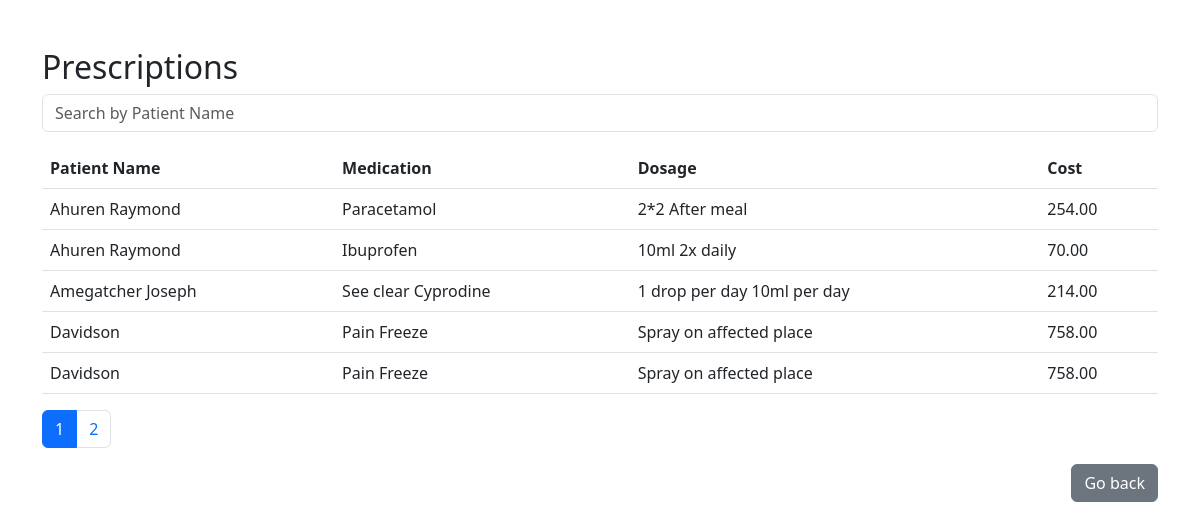
Screenshot of /dashboard/doctors/view_prescription.php (signed in) with the database file from the repository.
### tables this page shows
CREATE TABLE `prescriptions` (
  `id` int(11) NOT NULL,
  `doctor_id` int(11) NOT NULL,
  `patient_id` varchar(255) NOT NULL,
  `medication` varchar(255) NOT NULL,
  `dosage` varchar(100) NOT NULL,
  `cost` decimal(10,2) NOT NULL,
  `created_at` timestamp NOT NULL DEFAULT current_timestamp()
);

CREATE TABLE `patients` (
  `id` int(11) NOT NULL,
  `fullname` varchar(255) NOT NULL,
  `email` varchar(255) NOT NULL,
  `phone` varchar(20) NOT NULL,
  `date_of_birth` date NOT NULL,
  `gender` enum('Male','Female','Other') NOT NULL,
  `address` varchar(650) DEFAULT NULL,
  `location` varchar(255) DEFAULT NULL,
  `password` varchar(255) NOT NULL,
  `status` varchar(20) DEFAULT 'unconfirmed'
);

### dashboard/doctors/view_prescription.php (the view, shortened to what this page needs)
<?php
require_once "../../config/db.php";
$doctor_id = $_SESSION["id"];
$itemsPerPage = 5;
$page = isset($_GET['page']) ? $_GET['page'] : 1;
$sql = "SELECT p.id, pat.fullname AS patient_name, p.medication, p.dosage, p.cost
        FROM prescriptions p
        INNER JOIN patients pat ON p.patient_id = pat.id
        WHERE p.doctor_id = ?
        LIMIT $itemsPerPage OFFSET " . (($page - 1) * $itemsPerPage);
$result = mysqli_prepare($connection, $sql);
mysqli_stmt_bind_param($result, "i", $doctor_id);
mysqli_stmt_execute($result);
$result = mysqli_stmt_get_result($result);
?>
<!DOCTYPE html>
<html lang="en">
<head>
    <link rel="stylesheet" href="https://cdn.jsdelivr.net/npm/bootstrap@5.3.0/dist/css/bootstrap.min.css">
</head>
<body>
    <div class="container mt-5">
        <h2>Prescriptions</h2>
        <input type="text" class="form-control mb-3" id="searchInput" placeholder="Search by Patient Name">
        <?php if (mysqli_num_rows($result) > 0) : ?>
            <table class="table">
                <thead>
                    <tr>
                        <th>Patient Name</th>
                        <th>Medication</th>
                        <th>Dosage</th>
                        <th>Cost</th>
                    </tr>
                </thead>
                <tbody>
                    <?php while ($row = mysqli_fetch_assoc($result)) : ?>
                        <tr>
                            <td><?php echo $row['patient_name']; ?></td>
                            <td><?php echo $row['medication']; ?></td>
                            <td><?php echo $row['dosage']; ?></td>
                            <td><?php echo $row['cost']; ?></td>
                        </tr>
                    <?php endwhile; ?>
                </tbody>
            </table>
            <nav aria-label="Page navigation">
                <ul class="pagination">
                    <?php
                    $totalPages = ceil(mysqli_num_rows(mysqli_query($connection, "SELECT id FROM prescriptions WHERE doctor_id = $doctor_id")) / $itemsPerPage);
                    for ($i = 1; $i <= $totalPages; $i++) :
                    ?>
                        <li class="page-item <?php if ($i == $page) echo 'active'; ?>"><a class="page-link" href="?page=<?php echo $i; ?>"><?php echo $i; ?></a></li>
                    <?php endfor; ?>
                </ul>
            </nav>
        <?php else : ?>
            <p>No prescriptions found.</p>
        <?php endif; ?>
        <p class="text-end"><a href="./doctorsdashboard.php" class="btn btn-secondary">Go back</a></p>
    </div>
</body>
</html>

### rows the page displays
prescriptions: patient.fullname "Ahuren Raymond", medication "Paracetamol", dosage "2*2 After meal", cost "254.00"
prescriptions: patient.fullname "Ahuren Raymond", medication "Ibuprofen", dosage "10ml 2x daily", cost "70.00"
prescriptions: patient.fullname "Amegatcher Joseph", medication "See clear Cyprodine", dosage "1 drop per day 10ml per day", cost "214.00"
prescriptions: patient.fullname "Davidson", medication "Pain Freeze", dosage "Spray on affected place", cost "758.00"
prescriptions: patient.fullname "Davidson", medication "Pain Freeze", dosage "Spray on affected place", cost "758.00"
